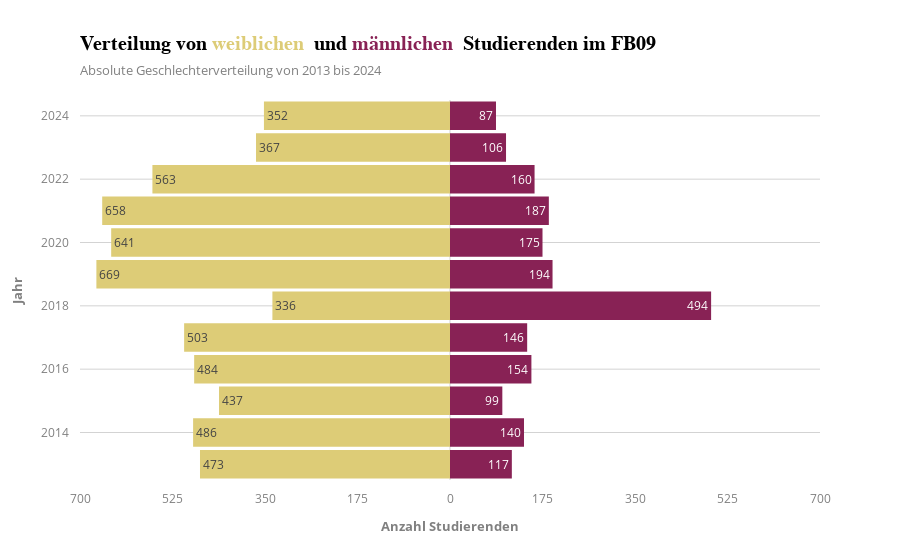

The notebook cell this image was saved under:
### Code cell
women_bins = df['Frauen'] * -1
men_bins = df['Männer'] 

y = list(range(2013, 2025, 1))

color1, color2 = px.colors.qualitative.Safe[8], px.colors.qualitative.Safe[2]


layout = go.Layout(
    title=rf"Verteilung von </b><span style='color:{color2};'>weiblichen</span> <b> und </b><span style='color:{color1};'>männlichen</span> <b> Studierenden im FB09",
    yaxis=go.layout.YAxis(title='Jahr'),
    xaxis=go.layout.XAxis(
        range=[-700, 700],
        tickvals=[-700, -525, -350, -175, 0, 175, 350, 525, 700],
        ticktext=[700, 525, 350, 175, 0, 175, 350, 525, 700],
        title='Anzahl Studierenden',
    ),
    
    barmode='overlay',
    bargap=0.1
)

data = [
    go.Bar(
        y=y,
        x=women_bins,
        orientation='h',
        name='Frauen',
        text=-1 * women_bins.astype('int'),
        hoverinfo='text',
        marker=dict(color=color2),
    ),
    go.Bar(
        y=y,
        x=men_bins,
        orientation='h',
        name='Männer',
        text= men_bins.astype('int'),
        hoverinfo='x',
        marker=dict(color=color1),
        
    ),

]
fig = go.Figure(data=data, layout=layout)
fig.update_layout(template='plotly_white')


fig = go.Figure(data=data, layout=layout)
fig.update_layout(template='infoviz',showlegend=False)
fig.show()

### Figure 1 — Plotly figure (JSON) as saved in the notebook; plotly's stock layout.template omitted (floating-point values rounded to 4 significant figures)
{"data": [{"hoverinfo": "text", "marker": {"color": "rgb(221, 204, 119)"}, "name": "Frauen", "orientation": "h", "text": [473.0, 486.0, 437.0, 484.0, 503.0, 336.0, 669.0, 641.0, 658.0, 563.0, 367.0, 352.0], "type": "bar", "x": [-473, -486, -437, -484, -503, -336, -669, -641, -658, -563, -367, -352], "y": [2013, 2014, 2015, 2016, 2017, 2018, 2019, 2020, 2021, 2022, 2023, 2024]}, {"hoverinfo": "x", "marker": {"color": "rgb(136, 34, 85)"}, "name": "Männer", "orientation": "h", "text": [117.0, 140.0, 99.0, 154.0, 146.0, 494.0, 194.0, 175.0, 187.0, 160.0, 106.0, 87.0], "type": "bar", "x": [117, 140, 99, 154, 146, 494, 194, 175, 187, 160, 106, 87], "y": [2013, 2014, 2015, 2016, 2017, 2018, 2019, 2020, 2021, 2022, 2023, 2024]}], "layout": {"bargap": 0.1, "barmode": "overlay", "showlegend": false, "title": {"text": "Verteilung von </b><span style='color:rgb(221, 204, 119);'>weiblichen</span> <b> und </b><span style='color:rgb(136, 34, 85);'>männlichen</span> <b> Studierenden im FB09"}, "xaxis": {"range": [-700, 700], "ticktext": [700, 525, 350, 175, 0, 175, 350, 525, 700], "tickvals": [-700, -525, -350, -175, 0, 175, 350, 525, 700], "title": {"text": "Anzahl Studierenden"}}, "yaxis": {"title": {"text": "Jahr"}}}}
